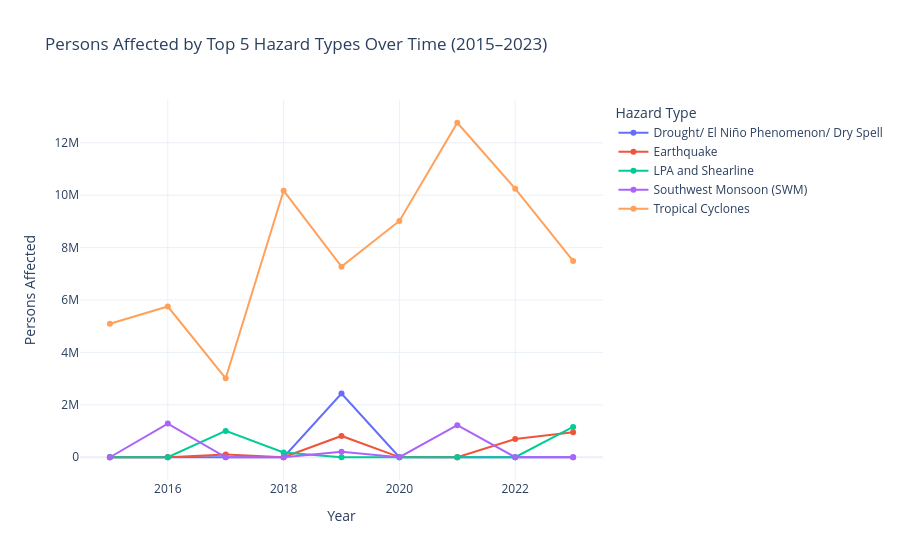

Notebook code cell kept with this figure:
### Code cell
# Chart 3: Trend for top 5 hazard types over time
top5_hazards = summary.head(5)["hazard_type"].tolist()
top5_df = tidy_df[tidy_df["hazard_type"].isin(top5_hazards)].copy()

trend_fig = px.line(
    top5_df,
    x="year",
    y="persons_affected",
    color="hazard_type",
    markers=True,
    title="Persons Affected by Top 5 Hazard Types Over Time (2015–2023)",
    labels={
        "persons_affected": "Persons Affected",
        "year": "Year",
        "hazard_type": "Hazard Type",
    },
)
trend_fig.update_layout(template="plotly_white")
trend_path = save_chart_html(trend_fig, "top5_trend.html")
trend_fig

### Figure 1 — Plotly figure (JSON) as saved in the notebook; plotly's stock layout.template omitted (floating-point values rounded to 4 significant figures)
{"data": [{"hovertemplate": "Hazard Type=Drought/ El Niño Phenomenon/ Dry Spell<br>Year=%{x}<br>Persons Affected=%{y}<extra></extra>", "legendgroup": "Drought/ El Niño Phenomenon/ Dry Spell", "line": {"color": "#636efa", "dash": "solid"}, "marker": {"symbol": "circle"}, "mode": "lines+markers", "name": "Drought/ El Niño Phenomenon/ Dry Spell", "orientation": "v", "showlegend": true, "type": "scatter", "x": [2015, 2016, 2017, 2018, 2019, 2020, 2021, 2022, 2023], "xaxis": "x", "y": [0, 0, 0, 0, 2432804, 0, 0, 0, 0], "yaxis": "y"}, {"hovertemplate": "Hazard Type=Earthquake<br>Year=%{x}<br>Persons Affected=%{y}<extra></extra>", "legendgroup": "Earthquake", "line": {"color": "#EF553B", "dash": "solid"}, "marker": {"symbol": "circle"}, "mode": "lines+markers", "name": "Earthquake", "orientation": "v", "showlegend": true, "type": "scatter", "x": [2015, 2016, 2017, 2018, 2019, 2020, 2021, 2022, 2023], "xaxis": "x", "y": [0, 0, 108647, 0, 813264, 6474, 183, 694085, 957869], "yaxis": "y"}, {"hovertemplate": "Hazard Type=LPA and Shearline<br>Year=%{x}<br>Persons Affected=%{y}<extra></extra>", "legendgroup": "LPA and Shearline", "line": {"color": "#00cc96", "dash": "solid"}, "marker": {"symbol": "circle"}, "mode": "lines+markers", "name": "LPA and Shearline", "orientation": "v", "showlegend": true, "type": "scatter", "x": [2015, 2016, 2017, 2018, 2019, 2020, 2021, 2022, 2023], "xaxis": "x", "y": [0, 0, 1005073, 179550, 0, 0, 0, 0, 1157487], "yaxis": "y"}, {"hovertemplate": "Hazard Type=Southwest Monsoon (SWM)<br>Year=%{x}<br>Persons Affected=%{y}<extra></extra>", "legendgroup": "Southwest Monsoon (SWM)", "line": {"color": "#ab63fa", "dash": "solid"}, "marker": {"symbol": "circle"}, "mode": "lines+markers", "name": "Southwest Monsoon (SWM)", "orientation": "v", "showlegend": true, "type": "scatter", "x": [2015, 2016, 2017, 2018, 2019, 2020, 2021, 2022, 2023], "xaxis": "x", "y": [0, 1285150, 0, 0, 210090, 0, 1222241, 0, 0], "yaxis": "y"}, {"hovertemplate": "Hazard Type=Tropical Cyclones<br>Year=%{x}<br>Persons Affected=%{y}<extra></extra>", "legendgroup": "Tropical Cyclones", "line": {"color": "#FFA15A", "dash": "solid"}, "marker": {"symbol": "circle"}, "mode": "lines+markers", "name": "Tropical Cyclones", "orientation": "v", "showlegend": true, "type": "scatter", "x": [2015, 2016, 2017, 2018, 2019, 2020, 2021, 2022, 2023], "xaxis": "x", "y": [5096031, 5752708, 3013193, 10170749, 7273934, 9017941, 12765120, 10251149, 7493199], "yaxis": "y"}], "layout": {"legend": {"title": {"text": "Hazard Type"}, "tracegroupgap": 0}, "title": {"text": "Persons Affected by Top 5 Hazard Types Over Time (2015–2023)"}, "xaxis": {"anchor": "y", "domain": [0, 1], "title": {"text": "Year"}}, "yaxis": {"anchor": "x", "domain": [0, 1], "title": {"text": "Persons Affected"}}}}
